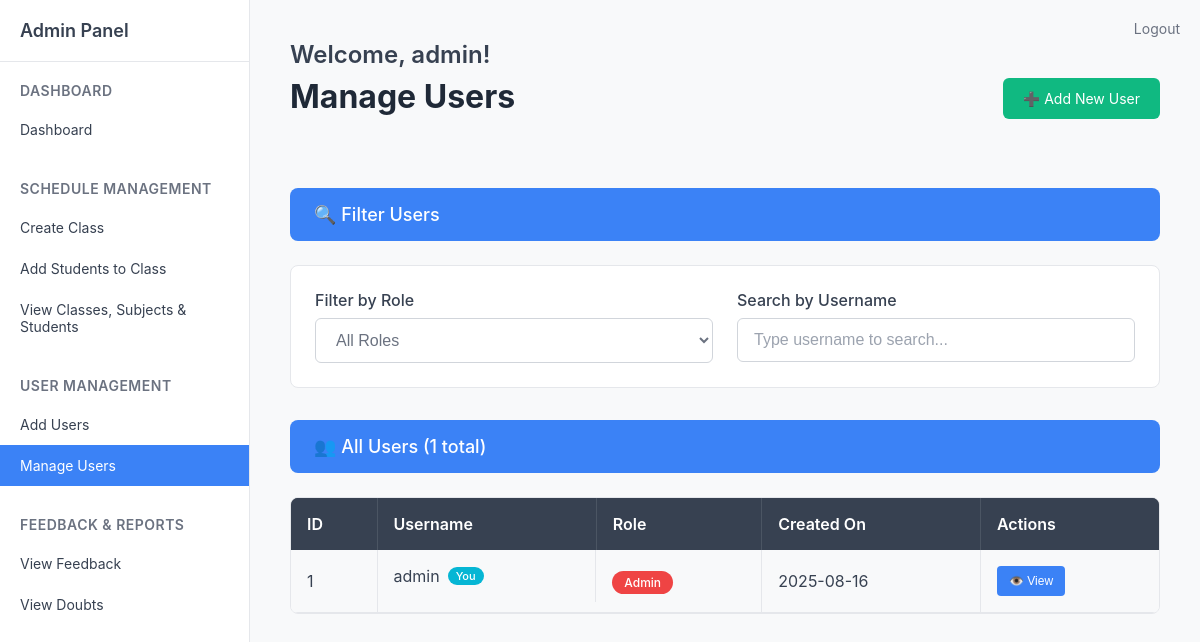
The app's page /admin/manage_users (signed in), older data.
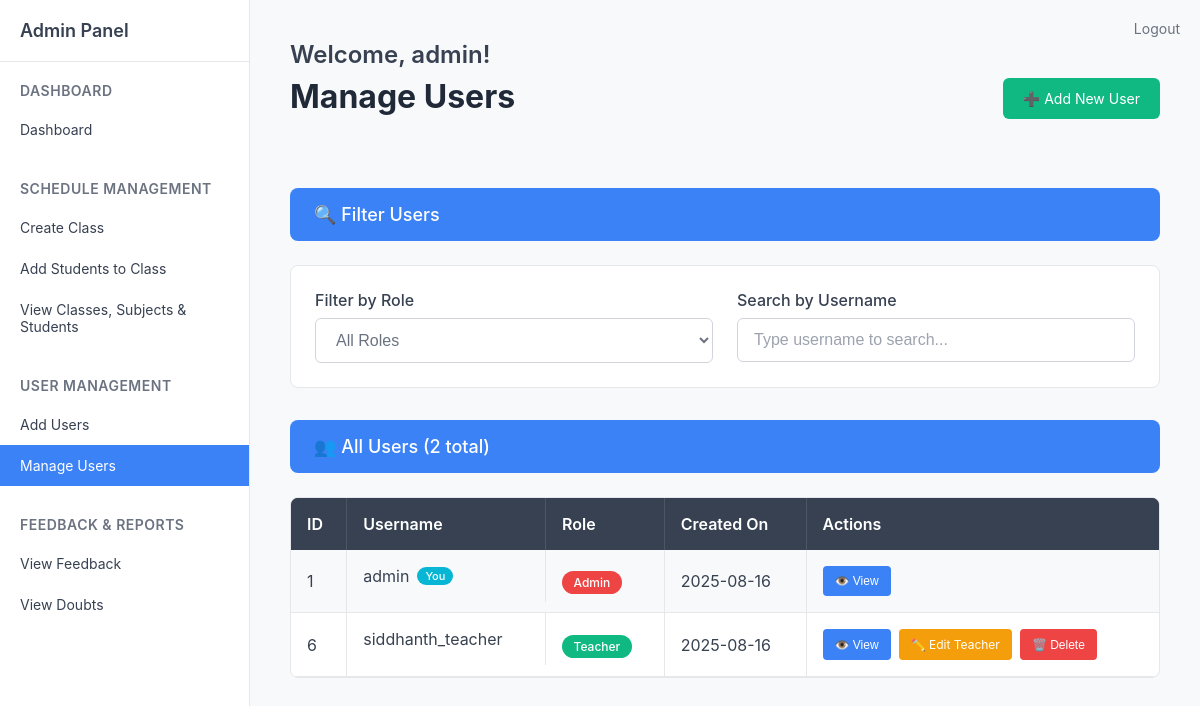
The same page, newer data.
### tables this page shows
CREATE TABLE users (
            id INTEGER PRIMARY KEY AUTOINCREMENT,
            username TEXT UNIQUE NOT NULL,
            password TEXT NOT NULL,
            role TEXT NOT NULL DEFAULT 'student',
            email TEXT,
            name TEXT,
            phone TEXT,
            address TEXT,
            created_by INTEGER,
            created_on DATETIME DEFAULT CURRENT_TIMESTAMP,
            updated_by INTEGER,
            updated_on DATETIME,
            FOREIGN KEY (created_by) REFERENCES users(id)
        );

### routes/admin.py (the view)
@admin_bp.route('/manage_users')
def manage_users():
    if 'role' not in session or session['role'] != 'admin':
        return redirect(url_for('auth.login'))
    current_user = get_current_user()
    conn = get_db()
    cur = conn.cursor()
    cur.execute('''
        SELECT u.id, u.username, u.created_on, u.role, u.name, u.email
        FROM users u
        ORDER BY u.id
    ''')
    users = cur.fetchall()
    conn.close()
    return render_template('admin/manage_users.html', users=users, current_user=current_user)

### routes/admin.py (called while the page is built)
def get_db():
    return sqlite3.connect('users.db')

def get_current_user():
    class User:
        def __init__(self, user_id, username):
            self.id = user_id
            self.username = username
    if 'user_id' in session:
        return User(session['user_id'], session.get('username', ''))
    return None

### templates/admin/manage_users.html (shortened to what this page needs)
{% extends 'admin/sidebar.html' %}
{% block content %}
<div style="display: flex; justify-content: space-between; align-items: center; margin-bottom: 32px;">
    <div>
        <div class="welcome-text">Welcome, admin!</div>
        <div class="page-title">Manage Users</div>
    </div>
    <a href="{{ url_for('admin.users') }}" style="background-color: #10b981; color: white; padding: 12px 20px; border-radius: 6px; text-decoration: none; font-size: 14px; display: flex; align-items: center; gap: 8px;">
        ➕ Add New User
    </a>
</div>
<div style="background-color: #3b82f6; color: white; padding: 16px 24px; font-size: 18px; font-weight: 500; margin-bottom: 24px; border-radius: 8px; display: flex; align-items: center; gap: 8px;">
    🔍 Filter Users
</div>
<div style="background-color: white; border: 1px solid #e5e7eb; border-radius: 8px; padding: 24px; margin-bottom: 32px;">
    <div style="display: grid; grid-template-columns: 1fr 1fr; gap: 24px;">
        <div>
            <label style="display: block; font-size: 16px; font-weight: 500; color: #374151; margin-bottom: 8px;">Filter by Role</label>
            <select id="roleFilter" style="width: 100%; padding: 12px 16px; font-size: 16px; border: 1px solid #d1d5db; border-radius: 6px; background-color: #ffffff; color: #6b7280;">
                <option value="">All Roles</option>
            </select>
        </div>
        <div>
            <label style="display: block; font-size: 16px; font-weight: 500; color: #374151; margin-bottom: 8px;">Search by Username</label>
            <input type="text" id="searchUser" style="width: 100%; padding: 12px 16px; font-size: 16px; border: 1px solid #d1d5db; border-radius: 6px; background-color: #ffffff;" placeholder="Type username to search...">
        </div>
    </div>
</div>
<div style="background-color: #3b82f6; color: white; padding: 16px 24px; font-size: 18px; font-weight: 500; margin-bottom: 24px; border-radius: 8px; display: flex; align-items: center; gap: 8px;">
    👥 All Users ({{ users|length }} total)
</div>
<div style="background-color: white; border: 1px solid #e5e7eb; border-radius: 8px; overflow: hidden;">
    <table style="width: 100%; border-collapse: collapse;" id="usersTable">
        <thead>
            <tr style="background-color: #374151; color: white;">
                <th style="padding: 16px; text-align: left; font-weight: 600; border-right: 1px solid #4b5563;">ID</th>
                <th style="padding: 16px; text-align: left; font-weight: 600; border-right: 1px solid #4b5563;">Username</th>
                <th style="padding: 16px; text-align: left; font-weight: 600; border-right: 1px solid #4b5563;">Role</th>
                <th style="padding: 16px; text-align: left; font-weight: 600; border-right: 1px solid #4b5563;">Created On</th>
                <th style="padding: 16px; text-align: left; font-weight: 600;">Actions</th>
            </tr>
        </thead>
        <tbody>
            {% for user in users %}
            <tr style="border-bottom: 1px solid #e5e7eb; {{ 'background-color: #f8f9fa;' if loop.index % 2 == 1 }}" data-role="{{ user[3] or 'No Role' }}" data-username="{{ user[1].lower() }}">
                <td style="padding: 16px; color: #374151; border-right: 1px solid #e5e7eb;">{{ user[0] }}</td>
                <td style="padding: 16px; color: #374151; border-right: 1px solid #e5e7eb; display: flex; align-items: center; gap: 8px;">
                    {{ user[1] }}
                    {% if user[0] == current_user.id %}
                        <span style="background-color: #06b6d4; color: white; padding: 2px 8px; border-radius: 12px; font-size: 11px; font-weight: 500;">You</span>
                    {% endif %}
                </td>
                <td style="padding: 16px; border-right: 1px solid #e5e7eb;">
                    {% if user[3] == 'admin' %}
                        <span style="background-color: #ef4444; color: white; padding: 4px 12px; border-radius: 12px; font-size: 12px; font-weight: 500;">Admin</span>
                    {% elif user[3] == 'teacher' %}
                        <span style="background-color: #10b981; color: white; padding: 4px 12px; border-radius: 12px; font-size: 12px; font-weight: 500;">Teacher</span>
                    {% elif user[3] == 'student' %}
                        <span style="background-color: #3b82f6; color: white; padding: 4px 12px; border-radius: 12px; font-size: 12px; font-weight: 500;">Student</span>
                    {% else %}
                        <span style="background-color: #6b7280; color: white; padding: 4px 12px; border-radius: 12px; font-size: 12px; font-weight: 500;">No Role</span>
                    {% endif %}
                </td>
                <td style="padding: 16px; color: #374151; border-right: 1px solid #e5e7eb;">
                    {% if user[2] %}
                        {{ user[2].split(' ')[0] }}
                    {% else %}
                        N/A
                    {% endif %}
                </td>
                <td style="padding: 16px;">
                    <div style="display: flex; gap: 8px;">
                        <button onclick="viewUser({{ user[0] }}, '{{ user[1] }}', '{{ user[3] or 'No Role' }}')" style="background-color: #3b82f6; color: white; border: none; padding: 8px 12px; border-radius: 4px; font-size: 12px; cursor: pointer; display: flex; align-items: center; gap: 4px;">
                            👁️ View
                        </button>
                        {% if user[3] == 'teacher' %}
                        <a href="{{ url_for('admin.edit_teacher', teacher_id=user[0]) }}" style="background-color: #f59e0b; color: white; border: none; padding: 8px 12px; border-radius: 4px; font-size: 12px; cursor: pointer; display: flex; align-items: center; gap: 4px; text-decoration: none;">
                            ✏️ Edit Teacher
                        </a>
                        {% elif user[3] == 'student' %}
                        <a href="{{ url_for('admin.edit_student', student_id=user[0]) }}" style="background-color: #f59e0b; color: white; border: none; padding: 8px 12px; border-radius: 4px; font-size: 12px; cursor: pointer; display: flex; align-items: center; gap: 4px; text-decoration: none;">
                            ✏️ Edit Student
                        </a>
                        {% endif %}
                        {% if user[0] != current_user.id %}
                        <button onclick="confirmDelete({{ user[0] }}, '{{ user[1] }}')" style="background-color: #ef4444; color: white; border: none; padding: 8px 12px; border-radius: 4px; font-size: 12px; cursor: pointer; display: flex; align-items: center; gap: 4px;">
                            🗑️ Delete
                        </button>
                        {% endif %}
                    </div>
                </td>
            </tr>
            {% endfor %}
        </tbody>
    </table>
</div>
{% endblock %}

### templates/admin/sidebar.html (shortened to what this page needs)
<!DOCTYPE html>
<html lang="en">
<head>
</head>
<body>
    <div class="container">
        <div class="sidebar">
            <h3>Admin Panel</h3>
            <div class="nav-section">
                <div class="nav-section-title">Dashboard</div>
                <a href="{{ url_for('admin.dashboard') }}" class="nav-link {{ 'active' if request.endpoint == 'admin.dashboard' }}">
                    Dashboard
                </a>
            </div>
            <div class="nav-section">
                <div class="nav-section-title">Schedule Management</div>
                <a href="{{ url_for('admin.create_class') }}" class="nav-link {{ 'active' if request.endpoint == 'admin.create_class' }}">
                    Create Class
                </a>
                <a href="{{ url_for('admin.add_students') }}" class="nav-link {{ 'active' if request.endpoint == 'admin.add_students' }}">
                    Add Students to Class
                </a>
                <a href="{{ url_for('admin.view_classes') }}" class="nav-link {{ 'active' if request.endpoint == 'admin.view_classes' }}">
                    View Classes, Subjects & Students
                </a>
            </div>
            <div class="nav-section">
                <div class="nav-section-title">User Management</div>
                <a href="{{ url_for('admin.users') }}" class="nav-link {{ 'active' if request.endpoint == 'admin.users' or request.endpoint == 'admin.add_user' }}">
                    Add Users
                </a>
                <a href="{{ url_for('admin.manage_users') }}" class="nav-link {{ 'active' if request.endpoint == 'admin.manage_users' }}">
                    Manage Users
                </a>
            </div>
            <div class="nav-section">
                <div class="nav-section-title">Feedback & Reports</div>
                <a href="{{ url_for('admin.view_feedback') }}" class="nav-link {{ 'active' if request.endpoint == 'admin.view_feedback' }}">
                    View Feedback
                </a>
                <a href="{{ url_for('admin.view_doubts') }}" class="nav-link {{ 'active' if request.endpoint == 'admin.view_doubts' }}">
                    View Doubts
                </a>
            </div>
        </div>
        <div class="main-content">
            <a href="{{ url_for('auth.logout') }}" class="logout-link">Logout</a>
            {% block content %}{% endblock %}
        </div>
    </div>
</body>
</html>

### templates/admin/sidebar.html (style rules this page uses)
* { margin: 0; padding: 0; box-sizing: border-box; }
body { font-family: -apple-system, BlinkMacSystemFont, 'Segoe UI', Roboto, sans-serif; background-color: #f8f9fa; color: #333; }
.container { display: flex; min-height: 100vh; }
.sidebar { width: 250px; background-color: #ffffff; border-right: 1px solid #e5e7eb; padding: 20px 0; }
.sidebar h3 { padding: 0 20px 20px 20px; font-size: 18px; font-weight: 600; color: #374151; border-bottom: 1px solid #e5e7eb; margin-bottom: 20px; }
.nav-section { margin-bottom: 30px; }
.nav-section-title { padding: 0 20px 10px 20px; font-size: 14px; font-weight: 600; color: #6b7280; text-transform: uppercase; letter-spacing: 0.5px; }
.nav-link { display: block; padding: 12px 20px; color: #374151; text-decoration: none; font-size: 14px; transition: background-color 0.2s; }
.nav-link.active { background-color: #3b82f6; color: white; }
.main-content { flex: 1; padding: 40px; }
.welcome-text { font-size: 24px; font-weight: 600; color: #374151; margin-bottom: 8px; }
.page-title { font-size: 32px; font-weight: 700; color: #1f2937; margin-bottom: 40px; }
.logout-link { position: absolute; top: 20px; right: 20px; color: #6b7280; text-decoration: none; font-size: 14px; }

### templates/admin/manage_users.html (style rules this page uses)
input::placeholder { color: #9ca3af; }
select option { color: #374151; }
table thead tr { background-color: #374151 !important; }
table thead th { background-color: #374151 !important; color: white !important; }

Row changes from the older to the newer data that the page shows:
added users: id "6", username "siddhanth_teacher", role "Teacher", created_on "2025-08-16"
Text that changed along with them:
{{ users|length }}: "1" → "2"
